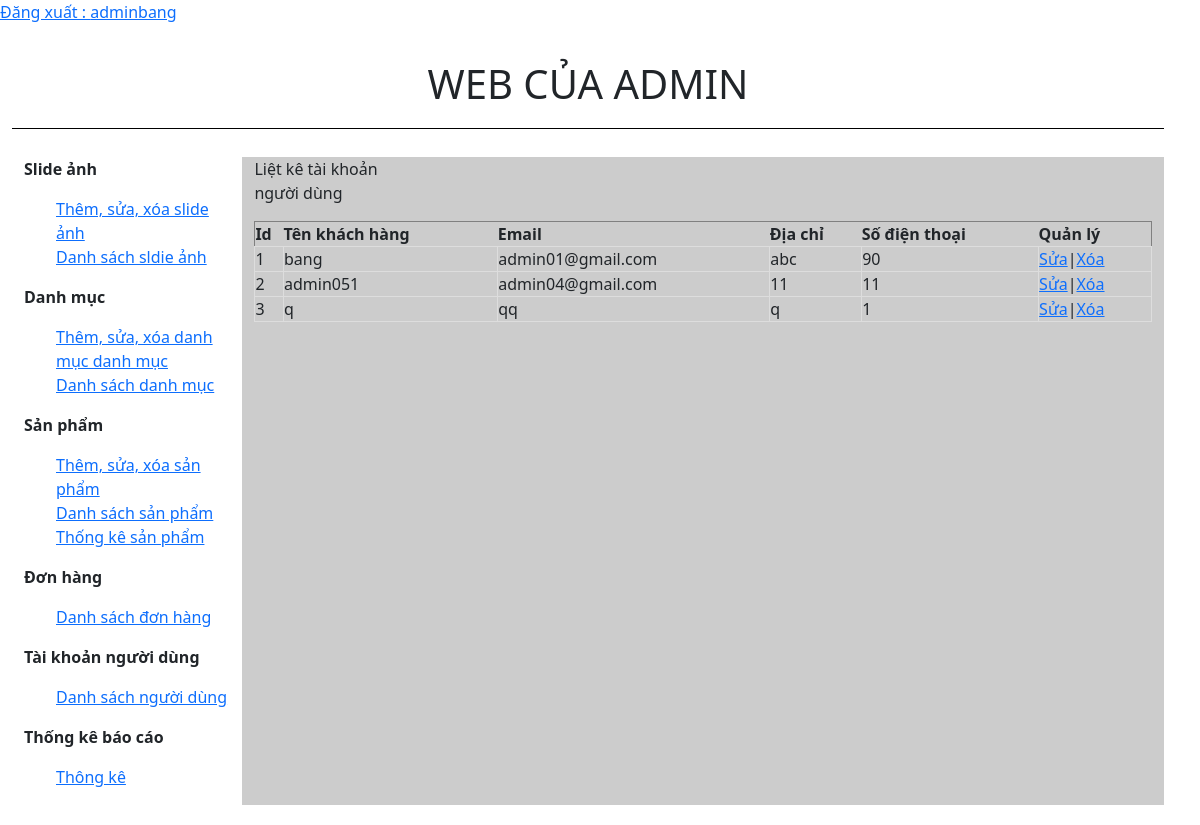
/web/admin/index.php?action=quanlytk&query=them (signed in), run on the app's committed database.
### tables this page shows
CREATE TABLE `tbl_dangky` (
  `id_dangky` int(11) NOT NULL,
  `tenkhachhang` varchar(50) NOT NULL,
  `email` varchar(50) NOT NULL,
  `diachi` varchar(50) NOT NULL,
  `matkhau` varchar(100) NOT NULL,
  `dienthoai` int(11) NOT NULL
);

### web/admin/modules/taikhoannguoidung/taikhoannguoidung.php (the view)
<p>Liệt kê tài khoản người dùng</p>
<?php
	$sql_lietke_tk = "SELECT * FROM tbl_dangky  ORDER BY id_dangky DESC";
	$query_lietke_tk = mysqli_query($mysqli,$sql_lietke_tk);
?>
<table style="width:100%" border="1" style="border-collapse: collapse;">
  <tr>
  	<th>Id</th>
    <th>Tên khách hàng</th>
    <th>Email</th>
    <th>Địa chỉ</th>
    <th>Số điện thoại</th>
    <th>Quản lý</th>
  </tr>
  <?php
  $i = 0;
  while($row = mysqli_fetch_array($query_lietke_tk)){
  	$i++;
  ?>
  <tr>
  	<td><?php echo $i ?></td>
    <td><?php echo $row['tenkhachhang'] ?></td>
    <td><?php echo $row['email'] ?></td>
    <td><?php echo $row['diachi'] ?></td>
    <td><?php echo $row['dienthoai'] ?></td>
    <td><a href="?action=quanlytk&query=sua&iddangky=<?php echo $row['id_dangky']?>">Sửa</a>|<a href="modules/taikhoannguoidung/xuly.php?iddangky=<?php echo $row['id_dangky']?>">Xóa</a></td>
  </tr>
  <?php
  }
  ?>
</table>

### web/admin/webadmin.css (style rules this page uses)
* { padding: 0; margin:0; }
.web-content p { display: block; width: 130px; }
.product-list table th ,td { border: 1px solid black; }
.cartegory-list table tr th, td { border: 1px solid #dddddd; }

### data on the page
tbl_dangky: tenkhachhang "bang", email "admin01@gmail.com", diachi "abc", dienthoai "90"
tbl_dangky: tenkhachhang "admin051", email "admin04@gmail.com", diachi "11", dienthoai "11"
tbl_dangky: tenkhachhang "q", email "qq", diachi "q", dienthoai "1"

### other printed values
$_SESSION['dangnhap'] "adminbang"
